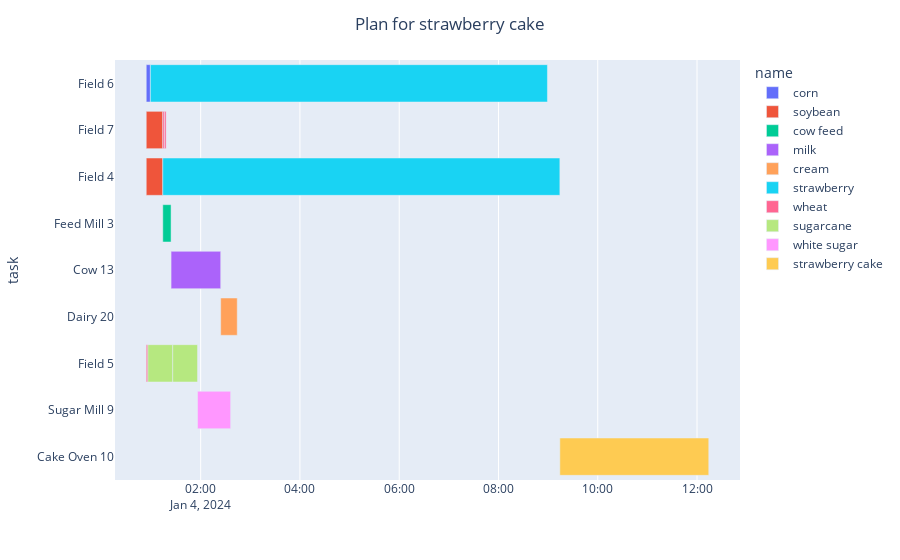

The code cell stored with this chart in its notebook:
### Code cell
fig = px.timeline(df, x_start="start_time", x_end="end_time", y="task", color="name",hover_name='name', 
                    hover_data={'id':True,'duration':True,'start_time':False,'end_time':False,'task':False,'name':False,'source':False,'machine_id':False,'dependencies':True})
fig.update_yaxes(autorange="reversed")
fig.update_layout(title_text='Plan for '+name,title_x=0.5)
fig.show()
tree = make_need_tree(name,1)
visualize_tree(tree)

### Figure 1 — Plotly figure (JSON) as saved in the notebook; plotly's stock layout.template omitted (floating-point values rounded to 4 significant figures)
{"data": [{"alignmentgroup": "True", "base": ["2024-01-04T00:54:11.993023"], "customdata": [[1, 300, "corn", "Field", 6, []]], "hovertemplate": "<b>%{hovertext}</b><br><br>id=%{customdata[0]}<br>duration=%{customdata[1]}<br>dependencies=%{customdata[5]}<extra></extra>", "hovertext": ["corn"], "legendgroup": "corn", "marker": {"color": "#636efa", "pattern": {"shape": ""}}, "name": "corn", "offsetgroup": "corn", "orientation": "h", "showlegend": true, "textposition": "auto", "type": "bar", "x": [300000.0], "xaxis": "x", "y": ["Field 6"], "yaxis": "y"}, {"alignmentgroup": "True", "base": ["2024-01-04T00:54:11.993023", "2024-01-04T00:54:11.993023"], "customdata": [[2, 1200, "soybean", "Field", 7, []], [3, 1200, "soybean", "Field", 4, []]], "hovertemplate": "<b>%{hovertext}</b><br><br>id=%{customdata[0]}<br>duration=%{customdata[1]}<br>dependencies=%{customdata[5]}<extra></extra>", "hovertext": ["soybean", "soybean"], "legendgroup": "soybean", "marker": {"color": "#EF553B", "pattern": {"shape": ""}}, "name": "soybean", "offsetgroup": "soybean", "orientation": "h", "showlegend": true, "textposition": "auto", "type": "bar", "x": [1200000.0, 1200000.0], "xaxis": "x", "y": ["Field 7", "Field 4"], "yaxis": "y"}, {"alignmentgroup": "True", "base": ["2024-01-04T01:14:11.993023"], "customdata": [[4, 600, "cow feed", "Feed Mill", 3, [1, 2, 3]]], "hovertemplate": "<b>%{hovertext}</b><br><br>id=%{customdata[0]}<br>duration=%{customdata[1]}<br>dependencies=%{customdata[5]}<extra></extra>", "hovertext": ["cow feed"], "legendgroup": "cow feed", "marker": {"color": "#00cc96", "pattern": {"shape": ""}}, "name": "cow feed", "offsetgroup": "cow feed", "orientation": "h", "showlegend": true, "textposition": "auto", "type": "bar", "x": [600000.0], "xaxis": "x", "y": ["Feed Mill 3"], "yaxis": "y"}, {"alignmentgroup": "True", "base": ["2024-01-04T01:24:11.993023"], "customdata": [[5, 3600, "milk", "Cow", 13, [1, 2, 3, 4]]], "hovertemplate": "<b>%{hovertext}</b><br><br>id=%{customdata[0]}<br>duration=%{customdata[1]}<br>dependencies=%{customdata[5]}<extra></extra>", "hovertext": ["milk"], "legendgroup": "milk", "marker": {"color": "#ab63fa", "pattern": {"shape": ""}}, "name": "milk", "offsetgroup": "milk", "orientation": "h", "showlegend": true, "textposition": "auto", "type": "bar", "x": [3600000.0], "xaxis": "x", "y": ["Cow 13"], "yaxis": "y"}, {"alignmentgroup": "True", "base": ["2024-01-04T02:24:11.993023"], "customdata": [[6, 1200, "cream", "Dairy", 20, [1, 2, 3, 4, 5]]], "hovertemplate": "<b>%{hovertext}</b><br><br>id=%{customdata[0]}<br>duration=%{customdata[1]}<br>dependencies=%{customdata[5]}<extra></extra>", "hovertext": ["cream"], "legendgroup": "cream", "marker": {"color": "#FFA15A", "pattern": {"shape": ""}}, "name": "cream", "offsetgroup": "cream", "orientation": "h", "showlegend": true, "textposition": "auto", "type": "bar", "x": [1200000.0], "xaxis": "x", "y": ["Dairy 20"], "yaxis": "y"}, {"alignmentgroup": "True", "base": ["2024-01-04T00:59:11.993023", "2024-01-04T01:14:11.993023"], "customdata": [[7, 28800, "strawberry", "Field", 6, []], [8, 28800, "strawberry", "Field", 4, []]], "hovertemplate": "<b>%{hovertext}</b><br><br>id=%{customdata[0]}<br>duration=%{customdata[1]}<br>dependencies=%{customdata[5]}<extra></extra>", "hovertext": ["strawberry", "strawberry"], "legendgroup": "strawberry", "marker": {"color": "#19d3f3", "pattern": {"shape": ""}}, "name": "strawberry", "offsetgroup": "strawberry", "orientation": "h", "showlegend": true, "textposition": "auto", "type": "bar", "x": [28800000.0, 28800000.0], "xaxis": "x", "y": ["Field 6", "Field 4"], "yaxis": "y"}, {"alignmentgroup": "True", "base": ["2024-01-04T01:14:11.993023", "2024-01-04T00:54:11.993023", "2024-01-04T01:16:11.993023"], "customdata": [[9, 120, "wheat", "Field", 7, []], [10, 120, "wheat", "Field", 5, []], [11, 120, "wheat", "Field", 7, []]], "hovertemplate": "<b>%{hovertext}</b><br><br>id=%{customdata[0]}<br>duration=%{customdata[1]}<br>dependencies=%{customdata[5]}<extra></extra>", "hovertext": ["wheat", "wheat", "wheat"], "legendgroup": "wheat", "marker": {"color": "#FF6692", "pattern": {"shape": ""}}, "name": "wheat", "offsetgroup": "wheat", "orientation": "h", "showlegend": true, "textposition": "auto", "type": "bar", "x": [120000.0, 120000.0, 120000.0], "xaxis": "x", "y": ["Field 7", "Field 5", "Field 7"], "yaxis": "y"}, {"alignmentgroup": "True", "base": ["2024-01-04T00:56:11.993023", "2024-01-04T01:26:11.993023"], "customdata": [[12, 1800, "sugarcane", "Field", 5, []], [13, 1800, "sugarcane", "Field", 5, []]], "hovertemplate": "<b>%{hovertext}</b><br><br>id=%{customdata[0]}<br>duration=%{customdata[1]}<br>dependencies=%{customdata[5]}<extra></extra>", "hovertext": ["sugarcane", "sugarcane"], "legendgroup": "sugarcane", "marker": {"color": "#B6E880", "pattern": {"shape": ""}}, "name": "sugarcane", "offsetgroup": "sugarcane", "orientation": "h", "showlegend": true, "textposition": "auto", "type": "bar", "x": [1800000.0, 1800000.0], "xaxis": "x", "y": ["Field 5", "Field 5"], "yaxis": "y"}, {"alignmentgroup": "True", "base": ["2024-01-04T01:56:11.993023"], "customdata": [[14, 2400, "white sugar", "Sugar Mill", 9, [12, 13]]], "hovertemplate": "<b>%{hovertext}</b><br><br>id=%{customdata[0]}<br>duration=%{customdata[1]}<br>dependencies=%{customdata[5]}<extra></extra>", "hovertext": ["white sugar"], "legendgroup": "white sugar", "marker": {"color": "#FF97FF", "pattern": {"shape": ""}}, "name": "white sugar", "offsetgroup": "white sugar", "orientation": "h", "showlegend": true, "textposition": "auto", "type": "bar", "x": [2400000.0], "xaxis": "x", "y": ["Sugar Mill 9"], "yaxis": "y"}, {"alignmentgroup": "True", "base": ["2024-01-04T09:14:11.993023"], "customdata": [[15, 10800, "strawberry cake", "Cake Oven", 10, [1, 2, 3, 4, 5, 6, 7, 8, 9, 10, 11, 12, 13, 14]]], "hovertemplate": "<b>%{hovertext}</b><br><br>id=%{customdata[0]}<br>duration=%{customdata[1]}<br>dependencies=%{customdata[5]}<extra></extra>", "hovertext": ["strawberry cake"], "legendgroup": "strawberry cake", "marker": {"color": "#FECB52", "pattern": {"shape": ""}}, "name": "strawberry cake", "offsetgroup": "strawberry cake", "orientation": "h", "showlegend": true, "textposition": "auto", "type": "bar", "x": [10800000.0], "xaxis": "x", "y": ["Cake Oven 10"], "yaxis": "y"}], "layout": {"barmode": "overlay", "legend": {"title": {"text": "name"}, "tracegroupgap": 0}, "margin": {"t": 60}, "title": {"text": "Plan for strawberry cake", "x": 0.5}, "xaxis": {"anchor": "y", "domain": [0, 1], "type": "date"}, "yaxis": {"anchor": "x", "autorange": "reversed", "domain": [0, 1], "title": {"text": "task"}}}}
